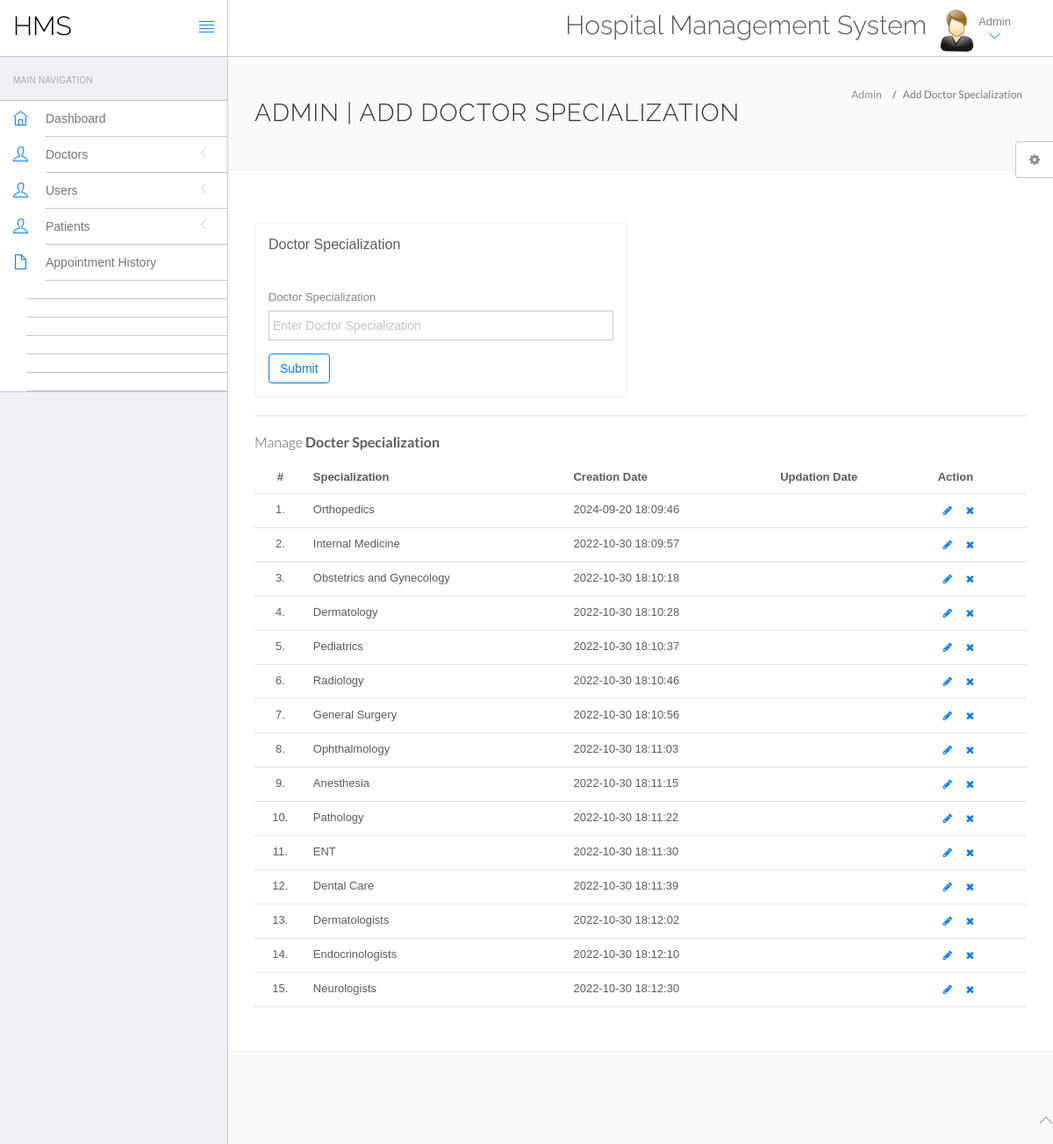
The app's page /hms/admin/doctor-specilization.php (signed in) with its own data.
### tables this page shows
CREATE TABLE `doctorspecilization` (
  `id` int NOT NULL AUTO_INCREMENT,
  `specilization` varchar(255) DEFAULT NULL,
  `creationDate` timestamp NULL DEFAULT CURRENT_TIMESTAMP,
  `updationDate` timestamp NULL DEFAULT NULL ON UPDATE CURRENT_TIMESTAMP,
  PRIMARY KEY (`id`)
);

### hms/admin/doctor-specilization.php (the view, shortened to what this page needs)
<?php
include('include/config.php');
if(strlen($_SESSION['id']==0)) {
 header('location:logout.php');
  } else{
?>
<!DOCTYPE html>
<html lang="en">
	<head>
		<link rel="stylesheet" href="vendor/bootstrap/css/bootstrap.min.css">
		<link rel="stylesheet" href="vendor/fontawesome/css/font-awesome.min.css">
		<link rel="stylesheet" href="vendor/themify-icons/themify-icons.min.css">
		<link href="vendor/animate.css/animate.min.css" rel="stylesheet" media="screen">
		<link href="vendor/perfect-scrollbar/perfect-scrollbar.min.css" rel="stylesheet" media="screen">
		<link href="vendor/switchery/switchery.min.css" rel="stylesheet" media="screen">
		<link href="vendor/bootstrap-touchspin/jquery.bootstrap-touchspin.min.css" rel="stylesheet" media="screen">
		<link href="vendor/select2/select2.min.css" rel="stylesheet" media="screen">
		<link href="vendor/bootstrap-datepicker/bootstrap-datepicker3.standalone.min.css" rel="stylesheet" media="screen">
		<link href="vendor/bootstrap-timepicker/bootstrap-timepicker.min.css" rel="stylesheet" media="screen">
		<link rel="stylesheet" href="assets/css/styles.css">
		<link rel="stylesheet" href="assets/css/plugins.css">
		<link rel="stylesheet" href="assets/css/themes/theme-1.css" id="skin_color" />
	</head>
	<body>
		<div id="app">
<?php include('include/sidebar.php');?>
			<div class="app-content">
						<?php include('include/header.php');?>
				<div class="main-content" >
					<div class="wrap-content container" id="container">
						<section id="page-title">
							<div class="row">
								<div class="col-sm-8">
									<h1 class="mainTitle">Admin | Add Doctor Specialization</h1>
																	</div>
								<ol class="breadcrumb">
									<li>
										<span>Admin</span>
									</li>
									<li class="active">
										<span>Add Doctor Specialization</span>
									</li>
								</ol>
							</div>
						</section>
						<div class="container-fluid container-fullw bg-white">
							<div class="row">
								<div class="col-md-12">
									<div class="row margin-top-30">
										<div class="col-lg-6 col-md-12">
											<div class="panel panel-white">
												<div class="panel-heading">
													<h5 class="panel-title">Doctor Specialization</h5>
												</div>
												<div class="panel-body">
													<form role="form" name="dcotorspcl" method="post" >
														<div class="form-group">
															<label for="exampleInputEmail1">
																Doctor Specialization
															</label>
							<input type="text" name="doctorspecilization" class="form-control"  placeholder="Enter Doctor Specialization">
														</div>
														<button type="submit" name="submit" class="btn btn-o btn-primary">
															Submit
														</button>
													</form>
												</div>
											</div>
										</div>
											</div>
										</div>
									<div class="col-lg-12 col-md-12">
											<div class="panel panel-white">
											</div>
										</div>
									</div>
									<div class="row">
								<div class="col-md-12">
									<h5 class="over-title margin-bottom-15">Manage <span class="text-bold">Docter Specialization</span></h5>
									<table class="table table-hover" id="sample-table-1">
										<thead>
											<tr>
												<th class="center">#</th>
												<th>Specialization</th>
												<th class="hidden-xs">Creation Date</th>
												<th>Updation Date</th>
												<th>Action</th>
											</tr>
										</thead>
										<tbody>
<?php
$sql=mysqli_query($con,"select * from doctorSpecilization");
$cnt=1;
while($row=mysqli_fetch_array($sql))
{
?>
											<tr>
												<td class="center"><?php echo $cnt;?>.</td>
												<td class="hidden-xs"><?php echo $row['specilization'];?></td>
												<td><?php echo $row['creationDate'];?></td>
												<td><?php echo $row['updationDate'];?>
												</td>
												<td >
												<div class="visible-md visible-lg hidden-sm hidden-xs">
							<a href="edit-doctor-specialization.php?id=<?php echo $row['id'];?>" class="btn btn-transparent btn-xs" tooltip-placement="top" tooltip="Edit"><i class="fa fa-pencil"></i></a>
	<a href="doctor-specilization.php?id=<?php echo $row['id']?>&del=delete" onClick="return confirm('Are you sure you want to delete?')"class="btn btn-transparent btn-xs tooltips" tooltip-placement="top" tooltip="Remove"><i class="fa fa-times fa fa-white"></i></a>
												</div>
												</td>
											</tr>
											<?php
$cnt=$cnt+1;
											 }?>
										</tbody>
									</table>
								</div>
							</div>
								</div>
							</div>
						</div>
					</div>
				</div>
	<?php include('include/footer.php');?>
	<?php include('include/setting.php');?>
	</body>
</html>
<?php } ?>

### hms/admin/include/sidebar.php (shortened to what this page needs)
<div class="sidebar app-aside" id="sidebar">
				<div class="sidebar-container perfect-scrollbar">
<nav>
						<div class="navbar-title">
							<span>Main Navigation</span>
						</div>
						<ul class="main-navigation-menu">
							<li>
								<a href="dashboard.php">
									<div class="item-content">
										<div class="item-media">
											<i class="ti-home"></i>
										</div>
										<div class="item-inner">
											<span class="title"> Dashboard </span>
										</div>
									</div>
								</a>
							</li>
							<li>
								<a href="javascript:void(0)">
									<div class="item-content">
										<div class="item-media">
											<i class="ti-user"></i>
										</div>
										<div class="item-inner">
											<span class="title"> Doctors </span><i class="icon-arrow"></i>
										</div>
									</div>
								</a>
								</li>
				<li>
								<a href="javascript:void(0)">
									<div class="item-content">
										<div class="item-media">
											<i class="ti-user"></i>
										</div>
										<div class="item-inner">
											<span class="title"> Users </span><i class="icon-arrow"></i>
										</div>
									</div>
								</a>
								</li>
								<li>
								<a href="javascript:void(0)">
									<div class="item-content">
										<div class="item-media">
											<i class="ti-user"></i>
										</div>
										<div class="item-inner">
											<span class="title"> Patients </span><i class="icon-arrow"></i>
										</div>
									</div>
								</a>
								</li>
<li>
								<a href="appointment-history.php">
									<div class="item-content">
										<div class="item-media">
											<i class="ti-file"></i>
										</div>
										<div class="item-inner">
											<span class="title"> Appointment History </span>
										</div>
									</div>
								</a>
							</li>
									<div class="item-content">
										<div class="item-media">
										</div>
										<div class="item-inner">
										</div>
									</div>
									<div class="item-content">
										<div class="item-media">
										</div>
										<div class="item-inner">
										</div>
									</div>
									<div class="item-content">
										<div class="item-media">
										</div>
										<div class="item-inner">
										</div>
									</div>
									<div class="item-content">
										<div class="item-media">
										</div>
										<div class="item-inner">
										</div>
									</div>
									<div class="item-content">
										<div class="item-media">
										</div>
										<div class="item-inner">
										</div>
									</div>
									<div class="item-content">
										<div class="item-media">
										</div>
										<div class="item-inner">
										</div>
									</div>
					</nav>
					</div>
			</div>

### hms/admin/include/header.php (shortened to what this page needs)
<header class="navbar navbar-default navbar-static-top">
					<div class="navbar-header">
						<a class="navbar-brand" href="#">
							<h2 style="padding-top:20%; color:#000 ">HMS</h2>
						</a>
						<a href="#" class="sidebar-toggler pull-right visible-md visible-lg" data-toggle-class="app-sidebar-closed" data-toggle-target="#app">
							<i class="ti-align-justify"></i>
						</a>
					</div>
					<div class="navbar-collapse collapse">
						<ul class="nav navbar-right">
								<li  style="padding-top:2% ">
								<h2>Hospital Management System</h2>
							</li>
							<li class="dropdown current-user">
								<a href class="dropdown-toggle" data-toggle="dropdown">
									<img src="assets/images/images.jpg" > <span class="username">
			Admin
									<i class="ti-angle-down"></i></i></span>
								</a>
							</li>
						</ul>
					</div>
				</header>

### hms/admin/include/footer.php
<footer>
				<div class="footer-inner">
					<div class="pull-left">
					<span class="text-bold text-uppercase"> Hospital Management System</span>
					</div>
					<div class="pull-right">
						<span class="go-top"><i class="ti-angle-up"></i></span>
					</div>
				</div>
			</footer>

### hms/admin/include/setting.php (shortened to what this page needs)
<div class="settings panel panel-default hidden-xs hidden-sm" id="settings">
				<button ct-toggle="toggle" data-toggle-class="active" data-toggle-target="#settings" class="btn btn-default">
					<i class="fa fa-spin fa-gear"></i>
				</button>
			</div>

### hms/admin/assets/css/plugins.css (style rules this page uses)
.perfect-scrollbar { overflow-y: hidden !important; }

### hms/admin/assets/css/themes/theme-1.css (style rules this page uses)
body { background: #FAFAFA; }
header .navbar-header { background: #ffffff !important; border-right-color: #c8c7cc !important; border-bottom-color: #c8c7cc !important; }
header .navbar-header .sidebar-toggler, header .navbar-header .sidebar-mobile-toggler { color: #007aff !important; }
header .navbar-header .navbar-brand { color: #777 !important; }
header .navbar-collapse { background: #ffffff !important; border-bottom-color: #c8c7cc !important; box-shadow: none !important; }
header .navbar-collapse .navbar-right > li > a { color: #777; }
header .navbar-collapse .navbar-right > li > a i { color: #007aff !important; }
#sidebar { background: #EFEFF4 !important; }
#sidebar:before { border-right-width: "1px" !important; border-right-style: solid; border-right-color: #c8c7cc !important; }
#sidebar nav { border-right-width: "1px" !important; border-right-style: solid; border-right-color: #c8c7cc !important; }
#sidebar nav .navbar-title { color: #aaaaaa; }
#sidebar nav > ul { background: #ffffff !important; border-bottom-color: #c8c7cc !important; border-top-color: #c8c7cc !important; }
#sidebar nav > ul > li > a .item-media > i { color: #007aff !important; }
#sidebar nav > ul > li > a .item-inner { color: #777 !important; border-bottom-color: #c8c7cc; }

### records on screen
doctorspecilization: specilization "Orthopedics", creationDate "2024-09-20 18:09:46"
doctorspecilization: specilization "Internal Medicine", creationDate "2022-10-30 18:09:57"
doctorspecilization: specilization "Obstetrics and Gynecology", creationDate "2022-10-30 18:10:18"
doctorspecilization: specilization "Dermatology", creationDate "2022-10-30 18:10:28"
doctorspecilization: specilization "Pediatrics", creationDate "2022-10-30 18:10:37"
doctorspecilization: specilization "Radiology", creationDate "2022-10-30 18:10:46"
doctorspecilization: specilization "General Surgery", creationDate "2022-10-30 18:10:56"
doctorspecilization: specilization "Ophthalmology", creationDate "2022-10-30 18:11:03"
doctorspecilization: specilization "Anesthesia", creationDate "2022-10-30 18:11:15"
doctorspecilization: specilization "Pathology", creationDate "2022-10-30 18:11:22"
doctorspecilization: specilization "ENT", creationDate "2022-10-30 18:11:30"
doctorspecilization: specilization "Dental Care", creationDate "2022-10-30 18:11:39"
doctorspecilization: specilization "Dermatologists", creationDate "2022-10-30 18:12:02"
doctorspecilization: specilization "Endocrinologists", creationDate "2022-10-30 18:12:10"
doctorspecilization: specilization "Neurologists", creationDate "2022-10-30 18:12:30"
